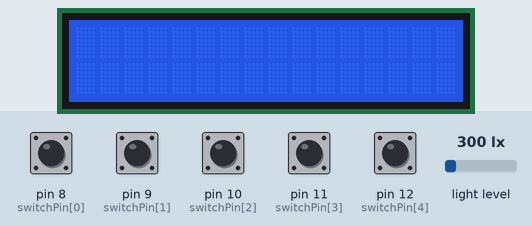
This sketch was run on a simulated Arduino Uno, built with avr-gcc and run on an emulated ATmega328P. Parts: 16×2 character LCD. The test bench sets the inputs (shaded band); at power-on: pin 8 (switchPin[0]), pin 9 (switchPin[1]), pin 10 (switchPin[2]), pin 11 (switchPin[3]), pin 12 (switchPin[4]) HIGH, light level 300 lx. What the sketch prints to the serial monitor is not drawn.

Above: at 1.9 s.
2.0 s: pin 8 (switchPin[0]) pulled LOW for 0.15 s
At 2.9 s:
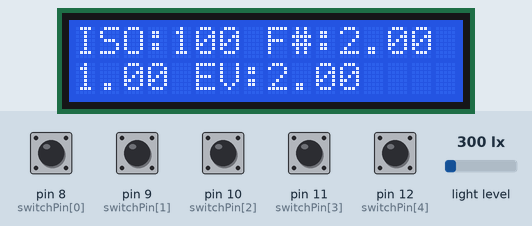
3.6 s: pin 9 (switchPin[1]) pulled LOW for 0.15 s
At 4.1 s:
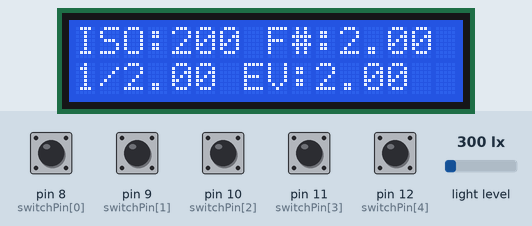
5.2 s: pin 11 (switchPin[3]) pulled LOW for 0.15 s
At 6.4 s:
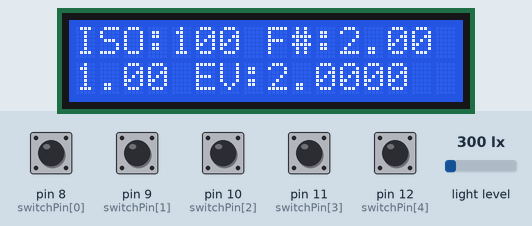
6.8 s: pin 10 (switchPin[2]) pulled LOW for 0.15 s
At 8.0 s:
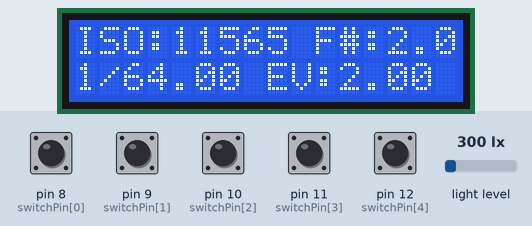
8.4 s: pin 12 (switchPin[4]) pulled LOW for 0.15 s
At 9.0 s:
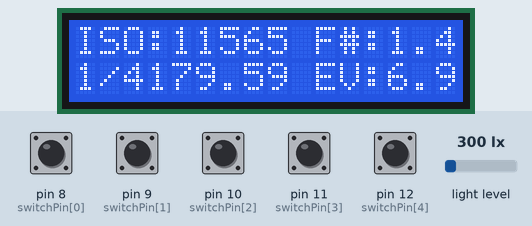
10.0 s: pin 9 (switchPin[1]) pulled LOW for 1 s
At 11.3 s:
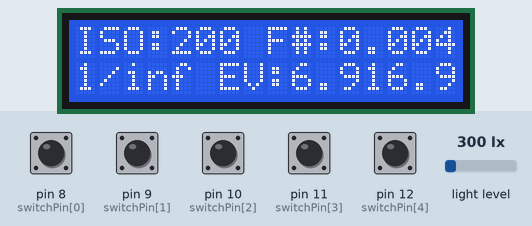
Timing chart, 0 to 13.0 s (numbered marks = the images above; inputs shaded):
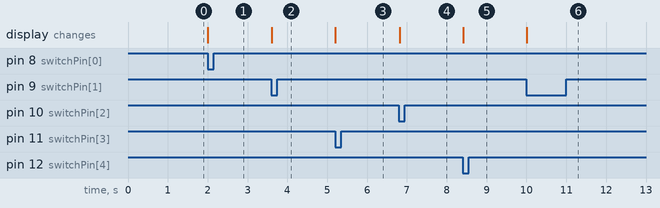

The sketch:

Light_Meter.ino
```cpp
// Example of debouncing multiple switches
// Author: Nick Gammon
// Date: 2 January 2013
// Released for public use.

#include <math.h>

#include "Wire.h"
#include "LiquidCrystal.h"
#include <Adafruit_Sensor.h>
#include <Adafruit_TSL2561_U.h>

#define    M_LOG2E   1.4426950408889634074


LiquidCrystal lcd(3, 2, 4);

Adafruit_TSL2561_Unified tsl = Adafruit_TSL2561_Unified(TSL2561_ADDR_FLOAT, 12345);


int iso_c=0;
int iso[] = {100, 200, 400, 800, 1600, 3200};
int f_c=0;
float f[] = {1.4, 2, 2.8, 5.6, 8, 11, 16, 22};
float speedx;
float ev = 2; // eventually this will be read in by a third button press, to make it easy I'm directly giving it a number.
float ev2;
int iso2;
int f2;

const unsigned long debounceTime = 20;   // milliseconds
const int numSwitches = 5;  // how many switches, for arrays below

// where switches are connected
const byte switchPin [numSwitches] = { 8, 9, 10, 11, 12 };
// when last changed state
unsigned long lastPressedTime [numSwitches];
// current state
byte switchState [numSwitches];
// have we changed state in any switch?
bool stateChange = false;

void setupSwitches ()
  {
  for (int i = 0; i < numSwitches; i++)
    {
    pinMode (switchPin [i], INPUT_PULLUP);
    switchState [i] = HIGH;  // not pressed
    lastPressedTime [i] = 0;
    }  // end of for each switch
  }  // end of setupSwitches

  void displaySensorDetails(void)
{
  sensor_t sensor;
  tsl.getSensor(&sensor);
  Serial.println("------------------------------------");
  Serial.print  ("Sensor:       "); Serial.println(sensor.name);
  Serial.print  ("Driver Ver:   "); Serial.println(sensor.version);
  Serial.print  ("Unique ID:    "); Serial.println(sensor.sensor_id);
  Serial.print  ("Max Value:    "); Serial.print(sensor.max_value); Serial.println(" lux");
  Serial.print  ("Min Value:    "); Serial.print(sensor.min_value); Serial.println(" lux");
  Serial.print  ("Resolution:   "); Serial.print(sensor.resolution); Serial.println(" lux");
  Serial.println("------------------------------------");
  Serial.println("");
  delay(500);
}


  void configureSensor(void)
{
  /* You can also manually set the gain or enable auto-gain support */
  // tsl.setGain(TSL2561_GAIN_1X);      /* No gain ... use in bright light to avoid sensor saturation */
  // tsl.setGain(TSL2561_GAIN_16X);     /* 16x gain ... use in low light to boost sensitivity */
  tsl.enableAutoRange(true);            /* Auto-gain ... switches automatically between 1x and 16x */

  /* Changing the integration time gives you better sensor resolution (402ms = 16-bit data) */
  tsl.setIntegrationTime(TSL2561_INTEGRATIONTIME_13MS);      /* fast but low resolution */
  // tsl.setIntegrationTime(TSL2561_INTEGRATIONTIME_101MS);  /* medium resolution and speed   */
  // tsl.setIntegrationTime(TSL2561_INTEGRATIONTIME_402MS);  /* 16-bit data but slowest conversions */

  /* Update these values depending on what you've set above! */
  Serial.println("------------------------------------");
  Serial.print  ("Gain:         "); Serial.println("Auto");
  Serial.print  ("Timing:       "); Serial.println("13 ms");
  Serial.println("------------------------------------");
}


void setup ()
  {
  Serial.begin (9600);
  setupSwitches ();

 lcd.begin(16, 2);
   lcd.setBacklight(HIGH);


  Serial.println("Light Sensor Test"); Serial.println("");

  /* Initialise the sensor */
  if(!tsl.begin())
  {
    /* There was a problem detecting the ADXL345 ... check your connections */
    Serial.print("Ooops, no TSL2561 detected ... Check your wiring or I2C ADDR!");
    while(1);
  }

  /* Display some basic information on this sensor */
  displaySensorDetails();

  /* Setup the sensor gain and integration time */
  configureSensor();
  }  // end of setup


// check switches
void checkSwitches ()
  {
  unsigned long now = millis ();
  for (int i = 0; i < numSwitches; i++)
    {
    byte currentState = digitalRead (switchPin [i]);
    if ((currentState != switchState [i]) &&
        (now - lastPressedTime [i] >= debounceTime))
      {
      switchState [i] = currentState;
      lastPressedTime [i] = now;
      stateChange = true;   // a switch has changed state
      }  // end of changed state
    }  // end of for each switch
  }  // end of checkSwitches

void debugSwitchStatus ()
  {
  if (stateChange)
    {
    for (int i = 0; i < numSwitches; i++)
     {
     if (switchState [i] == LOW)
       {
         Serial.println(i);
         if (i==0) {
           if (f_c == 8) {
             f_c = 0;
           }
           if (f_c == 7) {
             f_c = -1;
           }
           f_c++;
           xprintLCD();
           if (f_c == 7) {
             f_c = -1;
           }
         }

         if (i==4) {

           if (f_c == 0) {
             f_c = 8;
           }
           if (f_c == -1) {
             f_c = 7;
           }
           f_c=f_c -1;
           xprintLCD();
           if (f_c == 0) {
             f_c = 8;
           }
         }
         if (i==1) {

           if (iso_c == 6) {
             iso_c = 0;
           }
           if (iso_c == 5) {
             iso_c = -1;
           }
           iso_c++;
           xprintLCD();
           if (iso_c == 5) {
             iso_c = -1;
           }
         }
         if (i==2) {
           sensors_event_t event;
           tsl.getEvent(&event);

    Serial.print(event.light); Serial.println(" lux");
    float bam=event.light;
           float ev_ = (log(bam/2.5))/(log(2));
           xprintLCD();
           ev = ev_;
         }
         if (i==3) {

             if (iso_c == -1) {
             iso_c = 5;
             }

           if (iso_c == 0) {
           iso_c = 6;
           }
           iso_c=iso_c -1;
           xprintLCD();
           if (iso_c == 0) {
           iso_c = 6;
           }
         }


         delay(100);
       }
     }  // end of for
    stateChange = false;
    }
  }  // end of debugSwitchStatus

void loop ()
  {
  checkSwitches ();
  debugSwitchStatus ();
  }  // end of loop

  void xprintLCD(){
 lcd.setCursor(0,0);
 lcd.print("ISO:");
 lcd.print(iso[iso_c]);
 int iso2 = iso[iso_c];
 lcd. print(" F#:");
 lcd.print(f[f_c]);
 float f2 = f[f_c];
 lcd.setCursor(0,1);
 int ev2 = (ev + (log(iso2/100))/(log(2)));
 speedx =(pow(f2,2) / pow (2,ev2));
 if (speedx < 1){
     //I want to turn this into a function
     lcd.print("1/");
     lcd.print(1/ speedx);
 }else{
     lcd.print(speedx);
 }
 lcd.print(" EV:");
lcd.print(ev);
 Serial.print("ISO");
 Serial.print(iso_c);
 Serial.print("--");
 Serial.print(iso2);
 Serial.print("  F:");
 Serial.print(f_c);
 Serial.print("--");
 Serial.print(f2);
 Serial.print(" EV:");
 Serial.print(ev);
 Serial.print("..");
 Serial.print(ev2);
 Serial.print(" Speed:");
 Serial.println(speedx);
}
```

Measured:
- after the input at 2.0 s, the display: changes at once (image 1)
- after the input at 3.6 s, the display: changes at once (image 2)
- after the input at 5.2 s, the display: changes at once (image 3)
- after the input at 6.8 s, the display: changes at once (image 4)
- after the input at 8.4 s, the display: changes at once (image 5)
- after the input at 10.0 s, the display: changes at once (image 6)
